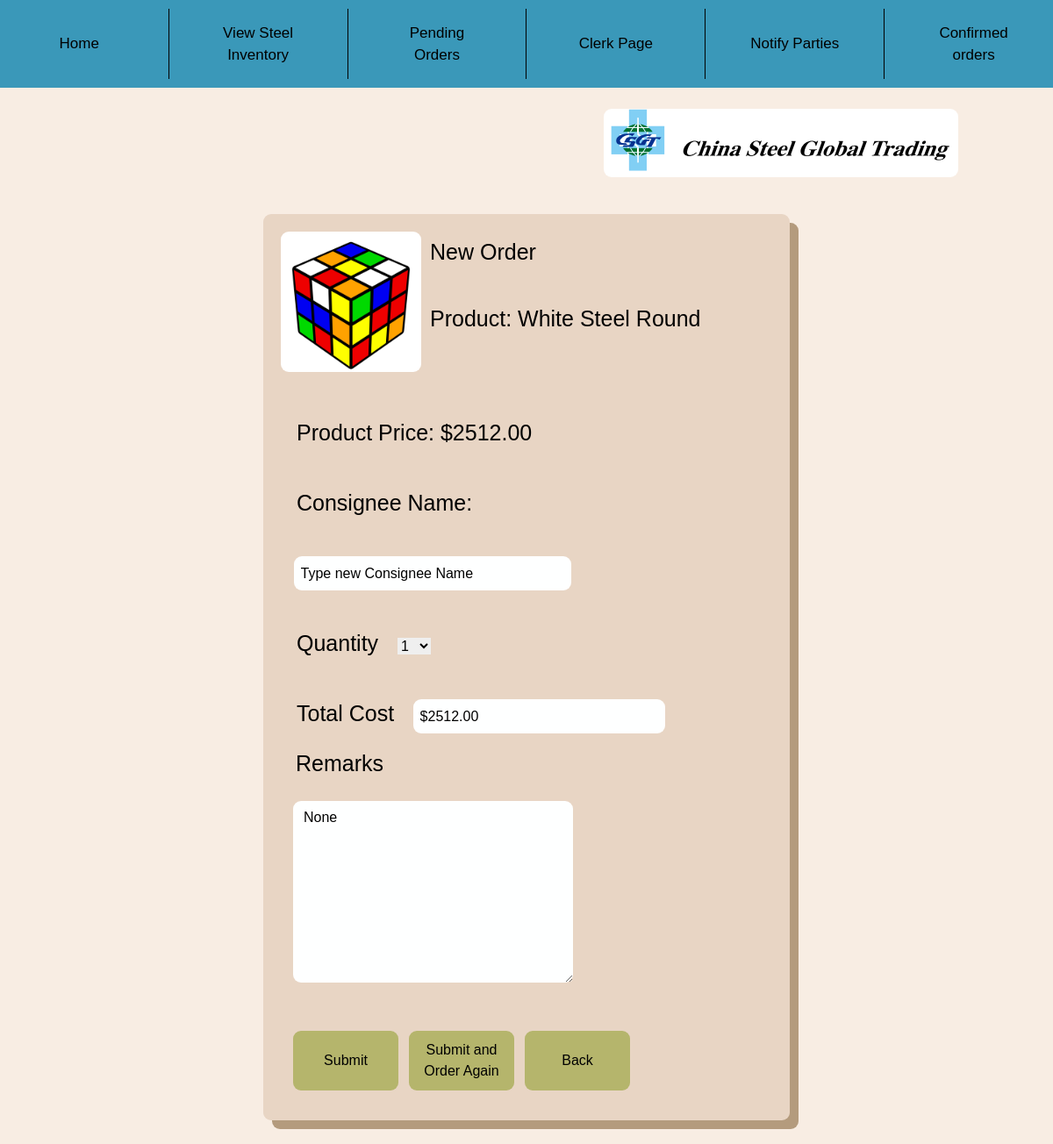
The app's page /ConfirmCreateOrder/1/, older data.
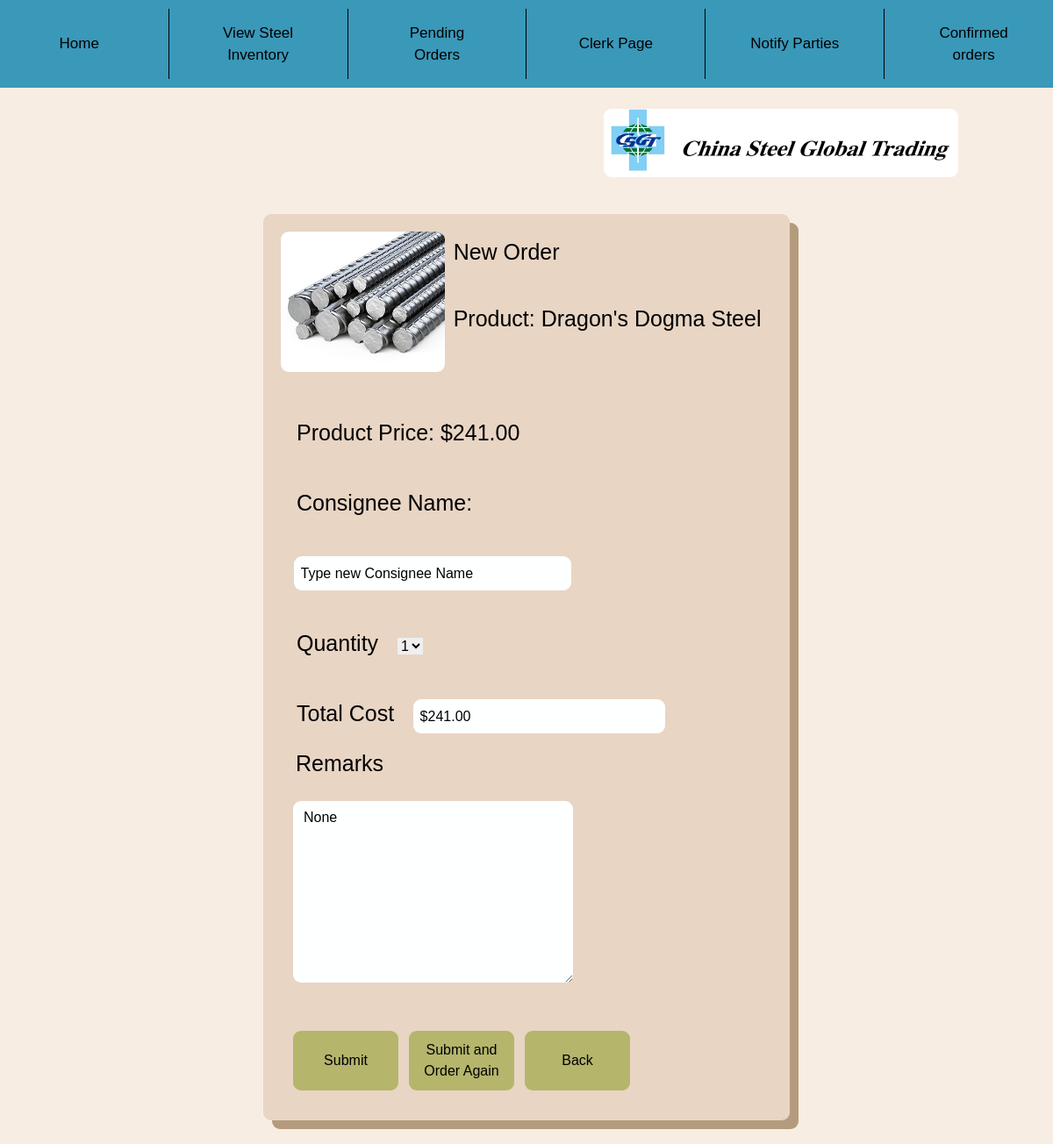
The same page, newer data.
### Inventory/models.py (models this page shows, shortened)
class Product(models.Model): #Steels, not food
    objects = models.Manager()
    Name = models.CharField(max_length=200, unique=True)
    Image = models.ImageField(default= "images/defproduct.jpg", blank=True, upload_to="images/") #not have image if we dont have one, uploaded to images folder automatically
    Manufacturer = models.CharField(default=None, max_length=100)
    ManuLoc = models.CharField(default=None,max_length=255)
    Color = models.CharField(default=None, max_length=20)
    Status = models.BooleanField(default=True) #Records incase of removed
    Measurement = models.CharField(default=None, max_length=30)
    Description = models.CharField(default=None, max_length=500)
    GrossWeight = models.CharField(default=None, max_length=40)
    Marks = models.CharField(default=None, null=True, max_length=300)
    Length = models.CharField(max_length=20)
    Cost = models.DecimalField(default=0, validators=[DecimalValidator(7,2)], decimal_places=2, max_digits=7) #declared value USD
    Stock = models.BigIntegerField(default=0)
    Contact = models.CharField(max_length=500)

### Inventory/views.py (the view)
# urls.py: path('ConfirmCreateOrder/<int:pk>/', views.ConfirmOrder, name='confirmcreateorder'),
def ConfirmOrder(request,pk):
    remarks = request.session.get('rem') #remarks
    ChosenProduct = get_object_or_404(Product, pk=pk) #product
    stock = ChosenProduct.Stock
    stocka = []
    for i in range(1,stock+1):
        stocka.append(i)
    request.session['NAVIGATE'] = "confirmorder"
    if request.session.get('addedproduct') == 'addedproduct':
        status = 'adding'
        order = request.session.get('pk')
        ChosenOrder = get_object_or_404(FinalOrder, pk=order)
        if request.method == 'POST':
            if request.POST.get('Back') == "Back":
                print('GOING BACK')
                return redirect('addtoorder', pk=order)
            q = request.POST.get('drop')
            Cost = request.POST.get('totalcost')[1:len(request.POST.get('totalcost'))]
            Cost = Decimal(Cost)
            rem = request.POST.get('Description')
            if str(rem).strip() == "":
                remarks = "No remarks"
            else:
                remarks = rem
            NewOrderProduct = OrderedProduct.objects.create(
                OrderedProductID = VerifID(request),
                OrderID = ChosenOrder,
                Marks = ChosenProduct,
                remarks = remarks,
                quantity = q,
                totalcost = Cost,
                )
            NewOrderProduct.save()
            ChosenOrder.TotalCost += Cost
            ChosenOrder.save()
            if request.POST.get('More') == "More":
                print('MORE')
                return redirect('addtoorder', pk=order)
            else:
                return redirect('UnfTrans', pk=order)
        else:
            return render(request, 'Inventory/confirmcreateorder.html',{
                'C' : True,
                'status' : status,
                'OrderedP' : ChosenProduct,
                'stocka' : stocka,
                'Order' : ChosenOrder,
                'remarks' : remarks
            })
    else:
        status = 'confirming'
        if request.method == "POST":
            if request.POST.get('Back') == "Back":
                print('GOING BACK')
                request.session['Order'] = None
                request.session['productname'] = None
                request.session['Remarks'] = None
                return redirect('createorder')
            q = request.POST.get('drop')
            Cost = request.POST.get('totalcost')[1:len(request.POST.get('totalcost'))]
            Person = request.POST.get('Person')
            if str(Person).strip() == '' or str(Person).strip() == "Type new Consignee Name":
                messages.info(request,"No proper fields for Consignee")
                return redirect('confirmcreateorder', pk)
            Cost = Decimal(Cost)
            NewConsign = Consignee.objects.create(
                    BL = VerifBL(request),
                    Name = Person,
                )
            NewConsign.save()
            timezone.activate('Asia/Taipei')
            NewOrder = FinalOrder.objects.create(
                    Verification = VerifID(request),
                    BL = NewConsign,
                    NumOfBL = 3,
                    Time = timezone.localtime()
                )
            NewOrder.TotalCost += Cost
            NewOrder.PD()
            ChosenOrder = NewOrder
            remarks = request.POST.get('Description')
            if str(remarks).strip() == "":
                remarks = "No remarks"
            NewOrderProduct = OrderedProduct.objects.create(
                OrderedProductID = VerifID(request),
                OrderID = ChosenOrder,
                Marks = ChosenProduct,
                remarks = remarks,
                quantity = q,
                totalcost = Cost,
                )
            NewOrderProduct.save()
            if request.POST.get('More') == "More":
                print('MORE')
                return redirect('createorder')
            else:
                return redirect('Products')
        else:
            remarks = request.session.get('rem')
            return render(request,'Inventory/confirmcreateorder.html',{
                'OrderedP' : ChosenProduct,
                'C' : True,
                'stocka' : stocka,
                'remarks' : remarks,
                'status' : status
                })

### Inventory/templates/Inventory/confirmcreateorder.html (shortened to what this page needs)
{% extends 'Inventory/base.html' %}
{% load static %}
    {% block content %}
    {% if status == 'confirming' %}
    <br><br><br>
    <form method="POST" action="">{% csrf_token %}
        <div class="container">
            <img src="{{ OrderedP.Image.url }}" class="image" style="float:left; margin: 10px;">
            <div class="Largetext"> New Order {{Order.pk}}</div>
            <div class="Largetext"> Product: {{OrderedP.Name}} </div><br>
            <table style="text-align: left;">
                <tr>
                    <th> <span class="Largetext"> Product Price: ${{OrderedP.Cost}} </span> </th>
                </tr>
                <tr>
                    <th> <span class="Largetext"> Consignee Name: </span>
                    </th>
                </tr>
                <tr>
                    <th><input type="text" class="forminput" name="Person" id="Person" style="margin-left: 1vw;" value="Type new Consignee Name"></th>
                </tr>
                <tr>
                    <th> <span class="Largetext"> Quantity </span>
                            <select type="text" id="drop" name="drop">
                                {% for x in stocka %}
                                    <option type="text"> {{x}} </option>
                                {% endfor %}
                            </select>
                    </th>
                </tr>
                <tr>
                    <th> <span class="Largetext"> Total Cost </span>
                        <input type="text" class="forminput" name="totalcost" id="totalcost" value="${{OrderedP.Cost}}" style="margin-left: 0vw;" readonly>
                    </th>
                </tr>
            </table>
            <div class="Largetext"> Remarks </div>
            <textarea type="text" class="forminput" name="Description" id="Description" rows="8" style="margin-left: 2vw;"> {{remarks}} </textarea><br><br><br>
            <div style="display: flex; margin-left: 2vw;">
                <button class="Button" type="submit" style="width: 10vw;"> Submit </button>
                <button class="Button ml-20"  type="submit" name="More" value="More" style="position:relative; margin-left: 1vw; width: 10vw;"> Submit and Order Again  </button>
                <button class="Button ml-20"  type="submit" name="Back" value="Back" style="position:relative; margin-left: 1vw; width: 10vw;"> Back </button>
            </div>
            <br>
        </div>
    </form>
    <br><br>
        {% endif %}
    {% endblock %}

Row changes from the older to the newer data that the page shows:
changed Product: Image: a different picture; Name "White Steel Round" → "Dragon's Dogma Steel"; Cost "2512.00" → "241.00"; totalcost "$2512.00" → "$241.00"
